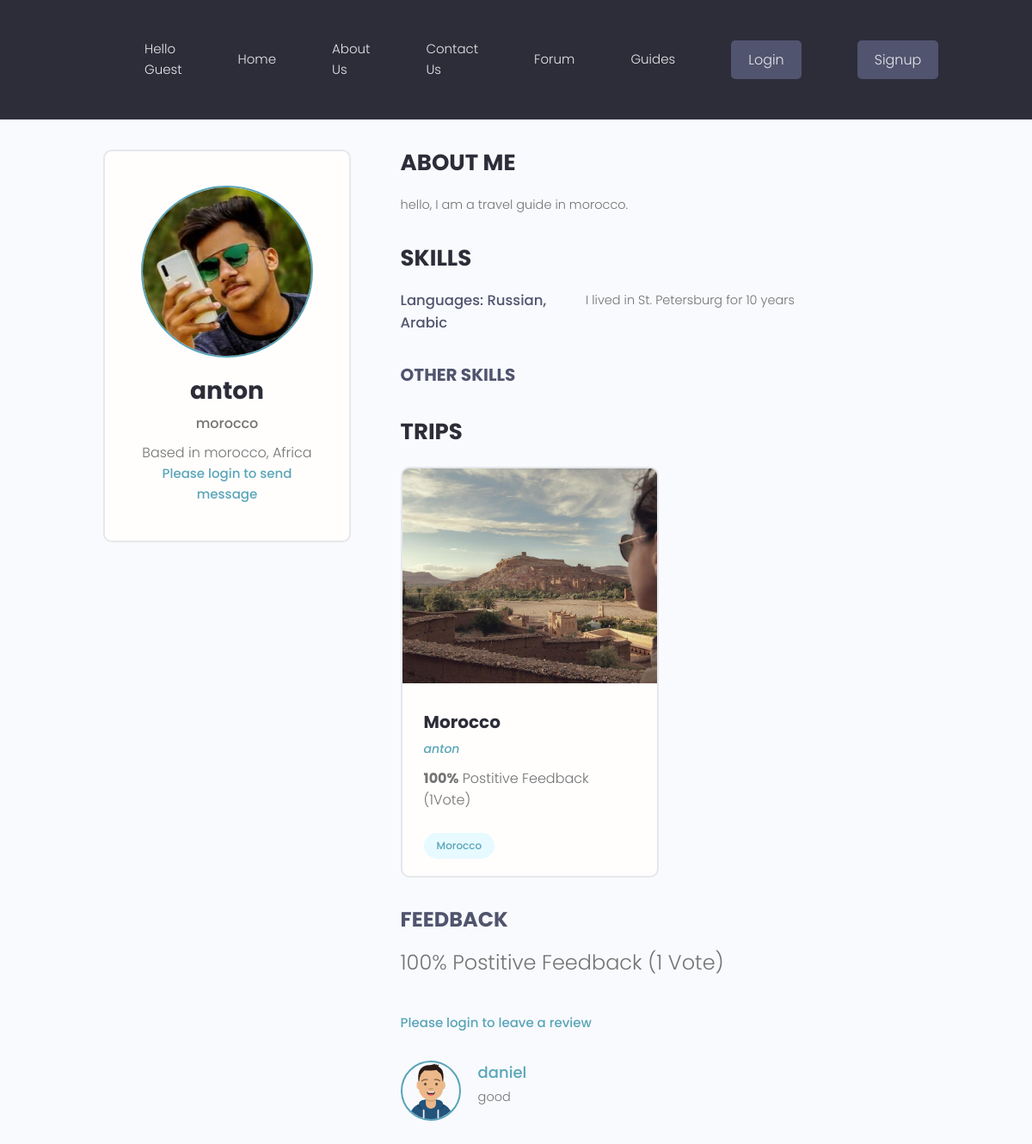
/users/profile/f3204e34-9b7e-4625-be0b-66b72e3f20ce/, run on the app's committed database.
### users/models.py (models this page shows, shortened)
class Profile(models.Model):
    user = models.OneToOneField(User, on_delete=models.CASCADE, null=True, blank=True)
    name = models.CharField(max_length=200, blank=True, null=True)
    email = models.EmailField(max_length=500, blank=True, null= True)
    username =  models.CharField(max_length=200, blank=True, null=True)
    location =  models.CharField(max_length=200, blank=True, null=True)
    short_intro = models.CharField(max_length=200, blank = True, null=True)
    bio = models.TextField(blank=True,null=True)
    profile_image = models.ImageField(
        null=True, blank=True, upload_to='profiles/', default= "profiles/user-default.png")
    guide_confirmation = models.ImageField(
        null=True, blank=True, upload_to='profiles/')
    admin_approved=models.BooleanField(default=False)
    vote_total = models.IntegerField(default=0, null=True, blank=True)  # all the vote that the trips has
    vote_ration = models.IntegerField(default=0, null=True, blank=True)  # the ration betwen negative and positive
    created = models.DateTimeField(auto_now_add=True)
    id = models.UUIDField(default=uuid.uuid4, unique=True, primary_key=True,editable=False)
    def reviewersList(self):
        queryset = Review.objects.filter(vote=self.id)
        return queryset
    def reviewersListId(self):
        queryset = Review.objects.filter(vote=self.id).values_list('owner__id', flat=True)
        return queryset

class Skill(models.Model):
    owner = models.ForeignKey(Profile, on_delete=models.CASCADE, null=True,blank=True)
    name = models.CharField(max_length=200, blank=True, null=True)
    description = models.TextField(blank=True,null=True)
    created = models.DateTimeField(auto_now_add=True)
    id = models.UUIDField(default=uuid.uuid4, unique=True, primary_key=True,editable=False)

class Review(models.Model):
    VOTE_TYPE = (
        ('up', 'Up Vote'),
        ('down', 'Down Vote'),
    )
    owner = models.ForeignKey(Profile, on_delete=models.CASCADE, null=True,related_name = "owner")
    vote = models.ForeignKey(Profile, on_delete=models.CASCADE, null=True,related_name = "vote")
    body = models.TextField(null=True, blank=True)
    value = models.CharField(max_length=200,null=True, choices= VOTE_TYPE)
    id = models.UUIDField(default=uuid.uuid4, unique=True, primary_key=True,editable=False)
    class Meta:
        unique_together = [['owner','vote']]

### trips/models.py (models this page shows, shortened)
class Trip(models.Model):
    owner = models.ForeignKey(
        Profile,null=True, blank= True,on_delete=models.SET_NULL)
    title = models.CharField(max_length=200)
    description = models.TextField(null=True, blank = True)
    featured_image = models.ImageField(null = True, blank = True, default= "default.jpg")# upload image from the trip, and by the default its gray image
    created = models.DateTimeField(auto_now_add=True)
    tags = models.ManyToManyField('Tag', blank=True) #one trip has many tag and vice versa
    vote_total = models.IntegerField(default=0, null=True, blank=True)# all the vote that the trips has
    vote_ration = models.IntegerField(default=0, null=True, blank=True)# the ration betwen negative and positive
    id = models.UUIDField(default=uuid.uuid4, unique=True, primary_key=True,editable=False)
    class Meta:
        ordering = ['-vote_ration','-vote_total', 'title']

class Tag(models.Model):
    name = models.CharField(max_length=200)
    created = models.DateTimeField(auto_now_add=True)
    id = models.UUIDField(default=uuid.uuid4, unique=True, primary_key=True,editable=False)
    def __str__(self):
        return self.name

### users/views.py (the view)
# urls.py: path('profile/<str:pk>/', views.guideProfile,name= "guide-profile"),
def guideProfile(request,pk):
    profile = Profile.objects.get(id=pk)
    topSkills = profile.skill_set.exclude(description__exact="")
    otherSkills = profile.skill_set.filter(description="")
    form = ReviewForm()
    if request.method == 'POST':
        form = ReviewForm(request.POST)
        review = form.save(commit = False)
        review.vote = profile
        review.owner = request.user.profile
        review.save()
        profile.getVoteCount()
        messages.success(request, 'Succefully Vote.')
        return redirect('guide-profile',pk=profile.id)
    else:
        messages.error(request, 'Already Vote')
    context = {'profile': profile,'topSkills':topSkills,
                'otherSkills':otherSkills, 'form':form}
    return render(request,'users/guide-profile.html',context)

### forum/context_processors.py (called while the page is built, shortened)
def searchFunction(request):
    search_context = {}
    posts = Post.objects.all()
    return search_context

### users/templates/users/guide-profile.html (shortened to what this page needs)
{% extends 'main.html' %}
{% block content %}
<main class="profile my-md">
    <div class="container">
      <div class="layout">
        <div class="column column--1of3">
          <div class="card text-center">
            <div class="card__body dev">
              <img class="avatar avatar--xl" src="{{ profile.profile_image.url }}" />
              <h2 class="dev__name">{{profile.name}}</h2>
              <p class="dev__title">{{profile.short_intro}}</p>
              <p class="dev__location">Based in {{profile.location}}</p>
              {%if user.is_authenticated %}
              <a href="mailto:{{profile.email}}" class="btn btn--sub btn--lg">Send Message </a>
              {% else %}
              <a href="{% url 'signin' %}?next={{request.path}}">Please login to send message</a>
              {% endif %}
            </div>
          </div>
        </div>
        <div class="column column--2of3">
          <div class="devInfo">
            <h3 class="devInfo__title">About Me</h3>
            <p class="devInfo__about">{{ profile.bio }}</p>
          </div>
          {% ifnotequal  profile.user.groups.all.0.name "traveler" %}
          <div class="devInfo">
            <h3 class="devInfo__title">Skills</h3>
            <div class="devInfo__skills">
                {% for skill in topSkills %}
              <div class="devSkill">
                <h4 class="devSkill__title">{{skill.name}}</h4>
                <p class="devSkill__info">{{ skill.description}}</p>
              </div>
              {% endfor %}
              <h3 class="devInfo__subtitle">Other Skills</h3>
            </div>
            {% endifnotequal%}
          </div>
           {% ifnotequal  profile.user.groups.all.0.name "traveler" %}
          <div class="devInfo">
            <h3 class="devInfo__title">Trips</h3>
            <div class="grid grid--two">
            {% for trip in profile.trip_set.all %}
              <div class="column">
                <div class="card project">
                  <a href="{% url 'trip' trip.id %}" class="project">
                    <img class="project__thumbnail" src="{{trip.featured_image.url}}" alt="project thumbnail" />
                    <div class="card__body">
                      <h3 class="project__title">{{ trip.title }}</h3>
                      <p><a class="project__author" href="{% url 'guide-profile' trip.owner.id %}">{{trip.owner.name}}</a></p>
                      <p class="project--rating">
                        <span style="font-weight: bold;">{{ trip.vote_ration}}%</span> Postitive
                        Feedback ({{ trip.vote_total }}Vote{{ trip.vote_total|pluralize:"s"}})
                      </p>
                      <div class="project__tags">
                          {% for tag in trip.tags.all %}
                        <span class="tag tag--pill tag--main">
                          <small>{{tag}}</small>
                        </span>
                        {% endfor %}
                      </div>
                    </div>
                  </a>
                </div>
              </div>
            {% endfor %}
            </div>
            <h3 class="singleProject__subtitle">Feedback</h3>
            <h5 class="project--rating"> {{profile.vote_ration}}% Postitive Feedback ({{profile.vote_total}} Vote{{profile.vote_total|pluralize:"s"}})
            </h5>
            {% if request.user.profile.id in profile.reviewersListId %}
            <p>You have already submitted your review for this guide</p>
            {% elif request.user.profile == profile.owner %}
            <p>You cannot review your own guide</p>
            {% else %}
            <a href="{% url 'signin' %}?next={{request.path}}">Please login to leave a review</a>
            {% endif %}
            {% endifnotequal%}
          </div>
          <div class="commentList">
              {% for review in profile.reviewersList %}
              {% if review.body %}
              <div class="comment">
                <a href="{% url  'guide-profile' review.owner.id %}">
                  <img class="avatar avatar--md"
                    src="{{review.owner.profile_image.url}}" alt="user" />
                </a>
                <div class="comment__details">
                  <a href="{% url  'guide-profile' review.owner.id %}" class="comment__author">{{ review.owner.name }}</a>
                  <p class="comment__info">{{review.body|linebreaksbr}}</p>
                </div>
              </div>
              {% endif %}
              {% endfor %}
            </div>
        </div>
      </div>
    </div>
  </main>
{% endblock content %}

### static/styles/app.css (style rules this page uses)
:root { --color-sub: #2d2d39; }
.card { border: 2px solid var(--color-light); }
img { width: 100%; }
.profile .card > .dev { padding: 4rem; }
.dev__name { color: var(--color-sub); font-size: 2.8rem; font-weight: 700; margin-top: 1rem; margin-bottom: 0.5rem; }
.dev__title { font-size: 1.6rem; font-weight: 500; line-height: 1.3; }
.dev__location { margin-top: 1rem; }
.devInfo { margin-bottom: 3rem; }
.devInfo__title, .devInfo__subtitle { font-size: 2.6rem; color: var(--color-sub); text-transform: uppercase; font-weight: 700; margin-bottom: 1.5rem; }
.devInfo__subtitle { font-size: 2rem; color: var(--color-sub-light); }
.devInfo__about, .devSkill__info { font-size: 1.45rem; line-height: 1.7; text-align: justify; }
.devSkill { margin-bottom: 3rem; }
.devSkill__title { font-size: 1.65rem; font-weight: 500; color: var(--color-sub-light); }
@media screen and (min-width: 700px) { .devSkill { display: flex; justify-content: space-between; gap: 3rem; } }
@media screen and (min-width: 700px) { .devSkill__info { flex-basis: 80%; } }
.project__author { font-size: 1.4rem; font-style: italic; }
.project--rating { margin-bottom: 1.6em; margin-top: 0.5em; }
.singleProject__subtitle { text-transform: uppercase; font-size: 2.4rem; font-weight: 700; color: var(--color-sub-light); margin-bottom: 1rem; }
.project__thumbnail { height: 25rem; object-fit: cover; object-position: top center; }
.project__title { font-size: 2rem; font-weight: 700; color: var(--color-sub); }
.commentList { margin: 3rem 0; }
.comment { display: flex; gap: 2rem; }
.comment__author { font-size: 1.8rem; }
.comment__info { font-size: 1.45rem; }

### static/uikit/styles/modules/_variables.css (style rules this page uses)
:root { --color-main: #5aa5b9; --color-main-light: #e6faff; --color-sub: #3f4156; --color-sub-light: #51546e; --color-sub-lighter: #ededfd; --color-text: #737373; --color-gray: #8b8b8b; --color-light: #e5e7eb; --color-light-gray: #767676; --color-bg: #f8fafd; --color-white: #fffefd; --color-white-light: #f3f3f3; --color-success: #359e64; --color-success-bg: #def8e8; --color-error: #fc4b0b; --color-error-bg: #fff2ee; --font-base: 'Poppins', arial, helvetica, 'Segoe UI', roboto, ubuntu, sans-serif; --font-monospace: 'Fira Code', 'Courier New', courier, monospace; --font-regular: 300; --font-medium: 500; --font-bold: 700; --generic-shadow: 1px 1px 5px #00000010; --generic-transition: all 0.3s ease-in-out; }

### static/uikit/styles/modules/_base.css (style rules this page uses)
* { margin: 0; padding: 0; box-sizing: border-box; text-rendering: optimizeLegibility; color: inherit; font-size: inherit; }
html { font-size: 50%; }
@media only screen and (min-width: 480px) { html { font-size: 56.25%; } }
@media only screen and (min-width: 1200px) { html { font-size: 62.5%; } }
body { line-height: 1.6; font-weight: 400; font-size: 1.5rem; color: var(--color-text); background-color: var(--color-bg); min-height: 100vh; }

### static/uikit/styles/modules/_typography.css (style rules this page uses)
* { font-family: var(--font-base); }
h2 { font-size: 3.6rem; font-weight: var(--font-bold); }
h3 { font-size: 3.2rem; font-weight: var(--font-medium); }
h4 { font-size: 2.8rem; font-weight: var(--font-medium); }
h5 { font-size: 2.4rem; font-weight: var(--font-medium); }
h5, h6 { font-weight: var(--font-regular); }
p, span, strong { font-size: 1.6rem; color: var(--color-text); font-weight: var(--font-regular); }
a { padding-bottom: 2px; text-decoration: none; display: inline-block; color: var(--color-main); font-weight: var(--font-medium); }

### static/uikit/styles/modules/_utilities.css (style rules this page uses)
.container { width: 92%; max-width: 165rem; margin: 0 auto; box-sizing: border-box; }
@media screen and (min-width: 1000px) { .container { width: 90%; } }
@media screen and (min-width: 1200px) { .container { width: 80%; } }
.text-center { text-align: center; }
.my-md { margin: 3rem auto; }

### static/uikit/styles/modules/_avatar.css (style rules this page uses)
.avatar { border-radius: 50%; border: 2px solid var(--color-main); object-fit: cover; }
.avatar--xl { height: 20rem; width: 20rem; }
.avatar--md { height: 7rem; width: 7rem; }

### static/uikit/styles/modules/_card.css (style rules this page uses)
.card { border-radius: 1rem; background-color: var(--color-white); border: 1.5px solid var(--color-light); width: auto; height: auto; margin-top: 0.5rem; margin-bottom: 0.5rem; overflow: hidden; }
.card__body, .card__header { padding: 2rem 2.5rem; }

### static/uikit/styles/modules/_grid.css (style rules this page uses)
.grid { display: flex; flex-wrap: wrap; justify-content: flex-start; align-items: stretch; }
.grid > .column { min-width: 28rem; margin-bottom: 2.5rem; }
.grid--two > .column { flex-basis: 100%; }
@media screen and (min-width: 800px) { .grid--two { margin-right: -2%; } }
@media screen and (min-width: 800px) { .grid--two > .column { margin-right: 2%; } }
@media screen and (min-width: 800px) { .grid--two > .column { flex-basis: 48%; } }

### data on the page
Profile: profile_image (picture), name "anton", short_intro "morocco", location "morocco, Africa", bio "hello, I am a travel guide in morocco.", vote_ration "100", vote_total "1"
Skill: name "Languages: Russian, Arabic", description "I lived in St. Petersburg for 10 years"
Trip: featured_image (picture), title "Morocco", owner.name "anton", vote_ration "100", vote_total "1"
Tag: name "Morocco"
Review: owner.profile_image (picture), owner.name "daniel", body "good"
